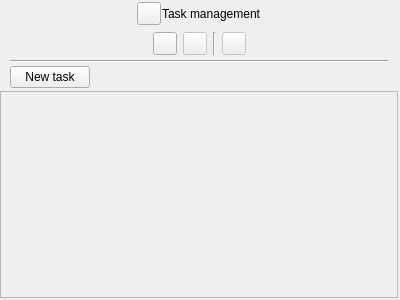
<?xml version="1.0" encoding="UTF-8"?>
<ui version="4.0">
 <class>BoardView</class>
 <widget class="QWidget" name="BoardView">
  <property name="geometry">
   <rect>
    <x>0</x>
    <y>0</y>
    <width>400</width>
    <height>300</height>
   </rect>
  </property>
  <property name="windowTitle">
   <string>Form</string>
  </property>
  <layout class="QVBoxLayout" name="verticalLayout">
   <property name="spacing">
    <number>3</number>
   </property>
   <property name="leftMargin">
    <number>0</number>
   </property>
   <property name="topMargin">
    <number>2</number>
   </property>
   <property name="rightMargin">
    <number>2</number>
   </property>
   <property name="bottomMargin">
    <number>2</number>
   </property>
   <item alignment="Qt::AlignHCenter">
    <widget class="QWidget" name="widget_3" native="true">
     <layout class="QHBoxLayout" name="horizontalLayout_2">
      <property name="spacing">
       <number>1</number>
      </property>
      <property name="leftMargin">
       <number>0</number>
      </property>
      <property name="topMargin">
       <number>0</number>
      </property>
      <property name="rightMargin">
       <number>0</number>
      </property>
      <property name="bottomMargin">
       <number>0</number>
      </property>
      <item>
       <widget class="QToolButton" name="iconBoard">
        <property name="text">
         <string/>
        </property>
        <property name="transparent" stdset="0">
         <bool>true</bool>
        </property>
       </widget>
      </item>
      <item>
       <widget class="QLabel" name="lblTitle">
        <property name="text">
         <string>Task management</string>
        </property>
       </widget>
      </item>
     </layout>
    </widget>
   </item>
   <item>
    <widget class="QWidget" name="widget_2" native="true">
     <layout class="QHBoxLayout" name="horizontalLayout_4">
      <property name="leftMargin">
       <number>0</number>
      </property>
      <property name="topMargin">
       <number>4</number>
      </property>
      <property name="rightMargin">
       <number>0</number>
      </property>
      <property name="bottomMargin">
       <number>2</number>
      </property>
      <item>
       <spacer name="horizontalSpacer_5">
        <property name="orientation">
         <enum>Qt::Horizontal</enum>
        </property>
        <property name="sizeHint" stdset="0">
         <size>
          <width>40</width>
          <height>20</height>
         </size>
        </property>
       </spacer>
      </item>
      <item>
       <widget class="QToolButton" name="btnBoard">
        <property name="cursor">
         <cursorShape>PointingHandCursor</cursorShape>
        </property>
        <property name="toolTip">
         <string>Board view</string>
        </property>
        <property name="text">
         <string/>
        </property>
        <property name="shortcut">
         <string>1</string>
        </property>
        <property name="checkable">
         <bool>true</bool>
        </property>
        <property name="checked">
         <bool>false</bool>
        </property>
        <property name="base" stdset="0">
         <bool>true</bool>
        </property>
       </widget>
      </item>
      <item>
       <widget class="QToolButton" name="btnChart">
        <property name="enabled">
         <bool>false</bool>
        </property>
        <property name="cursor">
         <cursorShape>PointingHandCursor</cursorShape>
        </property>
        <property name="toolTip">
         <string>Not available yet</string>
        </property>
        <property name="text">
         <string/>
        </property>
        <property name="shortcut">
         <string>2</string>
        </property>
        <property name="checkable">
         <bool>true</bool>
        </property>
        <property name="checked">
         <bool>false</bool>
        </property>
        <property name="base" stdset="0">
         <bool>true</bool>
        </property>
       </widget>
      </item>
      <item>
       <widget class="Line" name="line_5">
        <property name="orientation">
         <enum>Qt::Vertical</enum>
        </property>
       </widget>
      </item>
      <item>
       <widget class="QToolButton" name="btnSettings">
        <property name="enabled">
         <bool>false</bool>
        </property>
        <property name="cursor">
         <cursorShape>PointingHandCursor</cursorShape>
        </property>
        <property name="toolTip">
         <string>Not available yet</string>
        </property>
        <property name="text">
         <string/>
        </property>
        <property name="shortcut">
         <string>5</string>
        </property>
        <property name="checkable">
         <bool>true</bool>
        </property>
        <property name="base" stdset="0">
         <bool>true</bool>
        </property>
       </widget>
      </item>
      <item>
       <spacer name="horizontalSpacer_8">
        <property name="orientation">
         <enum>Qt::Horizontal</enum>
        </property>
        <property name="sizeHint" stdset="0">
         <size>
          <width>40</width>
          <height>20</height>
         </size>
        </property>
       </spacer>
      </item>
     </layout>
    </widget>
   </item>
   <item>
    <widget class="QWidget" name="widget_4" native="true">
     <layout class="QHBoxLayout" name="horizontalLayout_3">
      <property name="spacing">
       <number>0</number>
      </property>
      <property name="leftMargin">
       <number>10</number>
      </property>
      <property name="topMargin">
       <number>0</number>
      </property>
      <property name="rightMargin">
       <number>10</number>
      </property>
      <property name="bottomMargin">
       <number>0</number>
      </property>
      <item>
       <widget class="Line" name="line">
        <property name="orientation">
         <enum>Qt::Horizontal</enum>
        </property>
       </widget>
      </item>
     </layout>
    </widget>
   </item>
   <item alignment="Qt::AlignLeft">
    <widget class="QWidget" name="widget" native="true">
     <layout class="QHBoxLayout" name="horizontalLayout">
      <property name="spacing">
       <number>0</number>
      </property>
      <property name="leftMargin">
       <number>10</number>
      </property>
      <property name="topMargin">
       <number>0</number>
      </property>
      <property name="rightMargin">
       <number>0</number>
      </property>
      <property name="bottomMargin">
       <number>0</number>
      </property>
      <item>
       <widget class="QPushButton" name="btnNew">
        <property name="sizePolicy">
         <sizepolicy hsizetype="Maximum" vsizetype="Fixed">
          <horstretch>0</horstretch>
          <verstretch>0</verstretch>
         </sizepolicy>
        </property>
        <property name="maximumSize">
         <size>
          <width>16777215</width>
          <height>16777215</height>
         </size>
        </property>
        <property name="cursor">
         <cursorShape>PointingHandCursor</cursorShape>
        </property>
        <property name="toolTip">
         <string>Add new task</string>
        </property>
        <property name="text">
         <string>New task</string>
        </property>
        <property name="shortcut">
         <string>Ctrl+N</string>
        </property>
        <property name="positive" stdset="0">
         <bool>true</bool>
        </property>
        <property name="base" stdset="0">
         <bool>true</bool>
        </property>
       </widget>
      </item>
     </layout>
    </widget>
   </item>
   <item>
    <widget class="QScrollArea" name="scrollArea">
     <property name="widgetResizable">
      <bool>true</bool>
     </property>
     <widget class="QWidget" name="scrollAreaWidgetContents">
      <property name="geometry">
       <rect>
        <x>0</x>
        <y>0</y>
        <width>396</width>
        <height>205</height>
       </rect>
      </property>
      <layout class="QVBoxLayout" name="verticalLayout_2">
       <property name="spacing">
        <number>0</number>
       </property>
       <property name="leftMargin">
        <number>20</number>
       </property>
       <property name="topMargin">
        <number>15</number>
       </property>
       <property name="rightMargin">
        <number>0</number>
       </property>
       <property name="bottomMargin">
        <number>0</number>
       </property>
      </layout>
     </widget>
    </widget>
   </item>
  </layout>
 </widget>
 <resources/>
 <connections/>
</ui>
